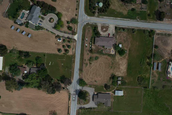
#> input picture Panorama_Testing/TestSet2/1.png, 172 x 115 px, shrunk from 640 x 427 before the run, found by its file name; its folder holds 3 pictures in this run
$ python ImageStitchingLowLevel.py
#> lines starting #> are read from the running program, lines starting #| are printed output that depends on the picture
import cv2 as cv
import numpy as np
import os


# Constants
DIRECTORY = "./Panorama_Testing/TestSet2/"


def detect_and_describe(image):
    """
    -------------------------------------------------------
    Detects keypoints and computes descriptors using SIFT.
    Converts the input image to grayscale before processing.
    Use: keypoints, descriptors = detect_and_describe(image)
    -------------------------------------------------------
    Parameters:
        image - the input image (numpy.ndarray)
    Returns:
        keypoints - the detected keypoints (list of cv.KeyPoint)
        descriptors - the computed descriptors (numpy.ndarray)
    -------------------------------------------------------
    """
    sift = cv.SIFT_create()
    img_gray = cv.cvtColor(image, cv.COLOR_BGR2GRAY)
    keypoints, descriptors = sift.detectAndCompute(img_gray, None)
    return keypoints, descriptors


def match_keypoints(descriptors1, descriptors2, ratio=0.80):
    """
    -------------------------------------------------------
    Matches descriptors between two images using FLANN-based matcher.
    Use: good_matches = match_keypoints(descriptors1, descriptors2, ratio)
    -------------------------------------------------------
    Parameters:
        descriptors1 - descriptors from the first image (numpy.ndarray)
        descriptors2 - descriptors from the second image (numpy.ndarray)
        ratio - ratio for Lowe's test (float)
    Returns:
        good_matches - list of good matches (list of cv.DMatch)
    -------------------------------------------------------
    """
    FLANN_INDEX_KDTREE = 1
    index_params = dict(algorithm=FLANN_INDEX_KDTREE, trees=5)
    search_params = dict(checks=50)

    flann = cv.FlannBasedMatcher(index_params, search_params)
    matches = flann.knnMatch(descriptors1, descriptors2, k=2)

    # Apply ratio test
    good_matches = []
    for m, n in matches:
        if m.distance < ratio * n.distance:
            good_matches.append(m)
    return good_matches


def compute_homography(kp1, kp2, matches):
    """
    -------------------------------------------------------
    Computes the homography matrix using RANSAC from matched keypoints.
    Use: H, mask = compute_homography(kp1, kp2, matches)
    -------------------------------------------------------
    Parameters:
        kp1 - keypoints from the first image (list of cv.KeyPoint)
        kp2 - keypoints from the second image (list of cv.KeyPoint)
        matches - list of matched keypoints (list of cv.DMatch)
    Returns:
        H - the homography matrix (numpy.ndarray)
        mask - mask of inlier matches (numpy.ndarray)
    -------------------------------------------------------
    """
    if len(matches) < 4:
        raise ValueError("Not enough matches to compute homography.")

    num_matches = 20
    matches = sorted(matches, key=lambda x: x.distance)[:num_matches]
    src_pts = np.float32([kp1[match.queryIdx].pt for match in matches]).reshape(-1, 1, 2)
    dst_pts = np.float32([kp2[match.trainIdx].pt for match in matches]).reshape(-1, 1, 2)

    H, mask = cv.findHomography(src_pts, dst_pts, cv.RANSAC, 5.0)
    return H, mask


def draw_matches(i, img1, img2, kp1, kp2, good):
    """
    -------------------------------------------------------
    Draws matches between two images using their keypoints and match results.
    Use: draw_matches(i, img1, img2, kp1, kp2, good)
    -------------------------------------------------------
    Parameters:
        i - index of the current match (int)
        img1 - the first image (numpy.ndarray)
        img2 - the second image (numpy.ndarray)
        kp1 - keypoints of the first image (list of cv.KeyPoint)
        kp2 - keypoints of the second image (list of cv.KeyPoint)
        good - list of good matches
    Returns:
        None
    -------------------------------------------------------"""
    output_path = os.path.join("./Keypoints", f"S{i}-S{i+1}.jpg")
    img3 = cv.drawMatches(img1,kp1,img2,kp2,good,None,flags=cv.DrawMatchesFlags_NOT_DRAW_SINGLE_POINTS)
    cv.imwrite(output_path, img3)


import cv2 as cv
import numpy as np


def stitch_images(img1, img2, homography):
    """
    -------------------------------------------------------
    Warps the second image onto the first image using the homography matrix.
    Computes the output dimensions and offsets to create a seamless panorama.
    Use: stitched_img = warp_and_stitch(image1, image2, H)
    -------------------------------------------------------
    Parameters:
        image1 - the first input image (numpy.ndarray)
        image2 - the second input image (numpy.ndarray)
        homography - the homography matrix (numpy.ndarray)
    Returns:
        stitched_img - the stitched panorama image (numpy.ndarray)
    -------------------------------------------------------
    """
    corners = np.array(
        [[0, 0], [0, img2.shape[0]], [img2.shape[1], img2.shape[0]], [img2.shape[1], 0]]
    )
    transformed_corners = cv.perspectiveTransform(np.float32([corners]), homography)
    min_x = int(min(transformed_corners[0][:, 0].min(), 0))
    max_x = int(max(transformed_corners[0][:, 0].max(), img1.shape[1]))
    min_y = int(min(transformed_corners[0][:, 1].min(), 0))
    max_y = int(max(transformed_corners[0][:, 1].max(), img1.shape[0]))

    width = max_x - min_x
    height = max_y - min_y

    translation_matrix = np.array([[1, 0, -min_x], [0, 1, -min_y], [0, 0, 1]])

    stitched_image = cv.warpPerspective(img2, translation_matrix @ homography, (width, height))
    stitched_image[-min_y : img1.shape[0] - min_y, -min_x : img1.shape[1] - min_x] = (img1)

    return stitched_image


if __name__ == "__main__":
    panorama_input = []
    for input_image in sorted(os.listdir(DIRECTORY)):
        if (input_image.endswith((".png", ".jpg", ".jpeg"))and "Panorama" not in input_image):
            file_path = os.path.join(DIRECTORY, input_image)
            img = cv.imread(file_path)
#> img is the input picture: shape (115, 172, 3); mean B, G, R 56.4, 72.6, 74.3
            panorama_input.append(img)

    if len(panorama_input) < 2:
        print("Not enough images to create a panorama.")
        exit()

    stitched_image = panorama_input[0]
    for i in range(1, len(panorama_input)):
        img1 = stitched_image
        img2 = panorama_input[i]

        kp1, des1 = detect_and_describe(img1)
        kp2, des2 = detect_and_describe(img2)

        matches = match_keypoints(des1, des2)

        if len(matches) < 10:
            print(f"Not enough matches for image S{i}.jpg")
            continue

        draw_matches(i, img1, img2, kp1, kp2, matches)

        homography, _ = compute_homography(kp1, kp2, matches)
        # warped_image = warp_and_stitch(img2, img1, homography)
        # warped_image = cv.warpPerspective(img1, homography, (img2.shape[1], img2.shape[0]),flags=cv.INTER_LINEAR)
        #

        # Apply panorama correction
        width = img1.shape[1] + img2.shape[1]
        height = img2.shape[0] + img1.shape[0]

        stitched_image = stitch_images(img2, img1, homography)
        cv.imshow("Intermediate Result", stitched_image)
        cv.waitKey(0)
        cv.destroyAllWindows()
#> this loop made 1 pass
#> (FLANN_INDEX_KDTREE in match_keypoints, index_params in match_keypoints, search_params in match_keypoints, num_matches in compute_homography, corners in stitch_images) on pass 1: (1, {'algorithm': 1, 'trees': 5}, {'checks': 50}, 20, [[0, 0], [0, 115], [172, 115], [172, 0]])
#> pass 1, in detect_and_describe, `img_gray = cv.cvtColor(image, cv.COLOR_BGR2GRAY)`:
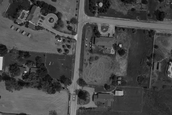
#> img_gray: shape (115, 172); min 4, max 210, mean 71.3
#> pass 1, in detect_and_describe (call 2), `img_gray = cv.cvtColor(image, cv.COLOR_BGR2GRAY)`:
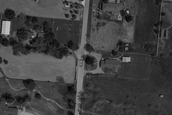
#> img_gray: shape (115, 172); min 5, max 204, mean 64.5
#> pass 1, in draw_matches, `img3 = cv.drawMatches(img1,kp1,img2,kp2,good,None,flags=cv.DrawMatches..`:
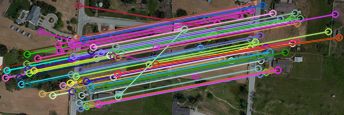
#> img3: shape (115, 344, 3); mean B, G, R 76.5, 86, 90.9
#> pass 1, in stitch_images, `stitched_image = cv.warpPerspective(img2, translation_matrix @ homogra..`:
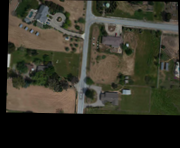
#> stitched_image: shape (148, 180, 3); mean B, G, R 41.1, 52.9, 54.2

    output_path = os.path.join(DIRECTORY, "Panorama.jpg")
    cv.imwrite(output_path, stitched_image)
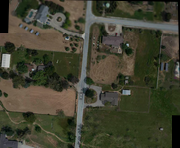
#> saved as Panorama.jpg: shape (148, 180, 3); mean B, G, R 49.5, 66.3, 66.4
    print("Panorama created successfully:", output_path)
    cv.imshow("Panorama", stitched_image)
    cv.waitKey(0)
    cv.destroyAllWindows()
